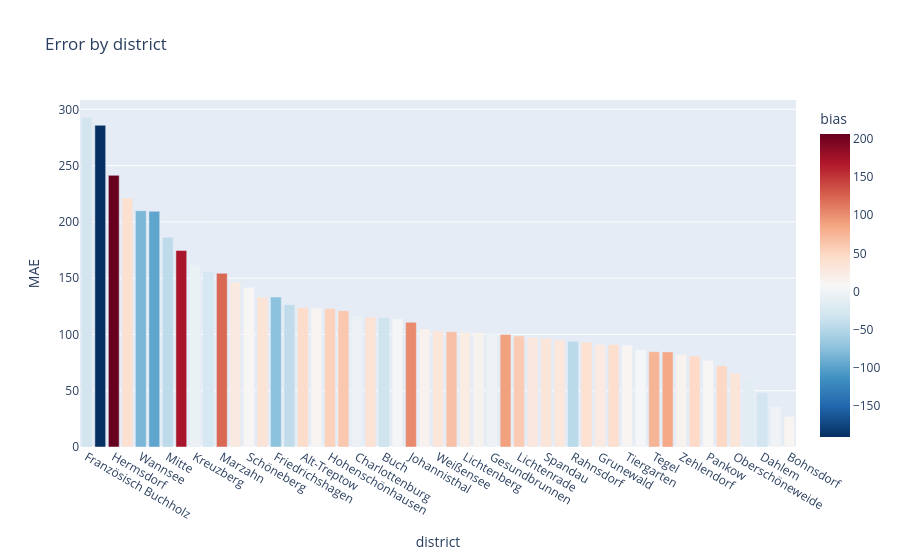
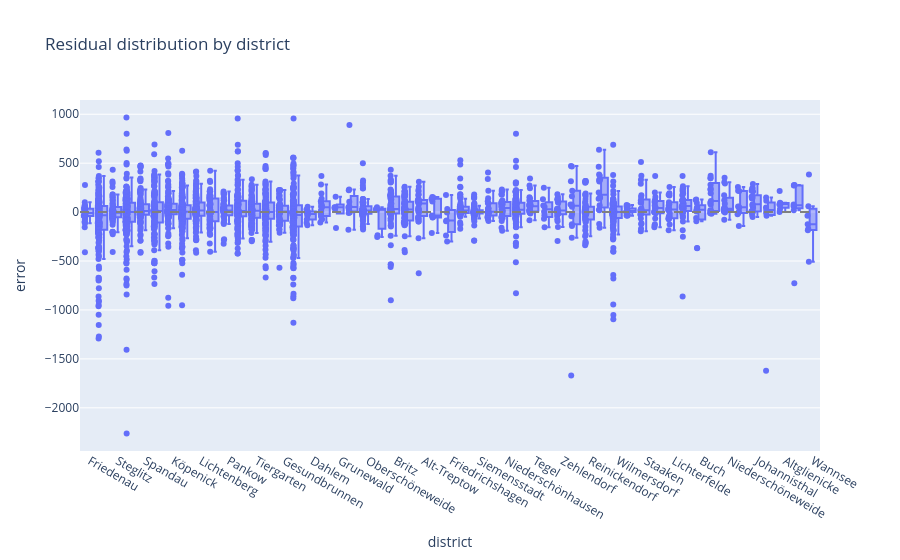

Notebook source saved alongside these figures, in order:
### Markdown cell above
<span style="font-weight:500">
Among the 15 observations with the highest relative errors (errors in percentage), there is no clear pattern among features, but there is a clear pattern among prices. Unlike absolute errors caused by underpredicting very expensive apartments, here the errors are caused by overpredicting very affordable apartments. This clearly suggests a systematic underprediction among the largest errors, rather than simply random errors.
<br />
This is a good sign considering that most of these are very rare cases and it is unlikely to encounter users having these kinds of apartments, making our model even better for inference than currently estimated. 
</span>

### Code cell
def group_metrics(results_df, group_col, min_count=5):
    rows = []
    for g, sub in results_df.groupby(group_col):
        if len(sub) < min_count:
            continue
        rows.append({
            group_col: g, "n": len(sub),
            "MAE": mean_absolute_error(sub["actual"], sub["predicted"]),
            "RMSE": np.sqrt(mean_squared_error(sub["actual"], sub["predicted"])),
            "R2": r2_score(sub["actual"], sub["predicted"]) if len(sub) > 1 else np.nan,
            "bias": sub["error"].mean(),
        })
    return pd.DataFrame(rows).sort_values("MAE", ascending=False)

district_metrics = group_metrics(results_df, "district")
district_metrics.round(1)

px.bar(district_metrics, x="district", y="MAE", color="bias", color_continuous_scale="RdBu_r",
       hover_data=["n", "RMSE", "R2"], title="Error by district").show()

fig_box = px.box(results_df, x="district", y="error", points="all", title="Residual distribution by district")
fig_box.add_hline(y=0, line_dash="dash", line_color="gray")
fig_box.show()

### Figure 1 — Plotly figure (JSON) as saved in the notebook; plotly's stock layout.template omitted (floating-point values rounded to 4 significant figures; data arrays with more than 128 entries replaced by an {"elided": "..."} marker saying what was removed)
{"data": [{"alignmentgroup": "True", "customdata": {"elided": "53x3 float values"}, "hovertemplate": "district=%{x}<br>MAE=%{y}<br>n=%{customdata[0]}<br>RMSE=%{customdata[1]}<br>R2=%{customdata[2]}<br>bias=%{marker.color}<extra></extra>", "legendgroup": "", "marker": {"color": [-29.7, -190.3, 206.2, 39.34, -83.18, -96.47, -44.06, 171.2, -4.782, -25.98, 121.9, 27.35, 9.359, 36.38, -74.12, -42.69, 44.09, 11.98, 54.09, 61.78, -4.502, 37.18, -33.17, 3.465, 102.3, 15.91, 32.46, 67.78, 24.67, 14.8, -1.974, 89.78, 59.6, 29.01, 32.93, 31.25, -45.94, 40.33, 25.91, 42.6, 11.98, 5.601, 75.4, 84.49, 15.4, 47.18, 9.484, 49.55, 32.81, -14.13, -30.73, 0.1635, 12.53], "coloraxis": "coloraxis", "pattern": {"shape": ""}}, "name": "", "offsetgroup": "", "orientation": "v", "showlegend": false, "textposition": "auto", "type": "bar", "x": ["Französisch Buchholz", "Kladow", "Hermsdorf", "Blankenburg", "Wannsee", "Prenzlauer Berg", "Mitte", "Marienfelde", "Kreuzberg", "Friedrichshain", "Marzahn", "Britz", "Schöneberg", "Neukölln", "Friedrichshagen", "Wilmersdorf", "Alt-Treptow", "Wedding", "Hohenschönhausen", "Staaken", "Charlottenburg", "Köpenick", "Buch", "Reinickendorf", "Johannisthal", "Nikolassee", "Weißensee", "Mahlsdorf", "Lichtenberg", "Tempelhof", "Gesundbrunnen", "Niederschöneweide", "Lichtenrade", "Lichterfelde", "Spandau", "Biesdorf", "Rahnsdorf", "Grünau", "Grunewald", "Niederschönhausen", "Tiergarten", "Steglitz", "Tegel", "Altglienicke", "Zehlendorf", "Wittenau", "Pankow", "Hellersdorf", "Oberschöneweide", "Friedenau", "Dahlem", "Siemensstadt", "Bohnsdorf"], "xaxis": "x", "y": [292.9, 285.8, 241.3, 221.3, 209.9, 209.4, 186.3, 174.6, 161.9, 156.0, 154.3, 146.5, 141.8, 133.3, 133.2, 126.5, 124.0, 123.4, 123.0, 121.1, 116.8, 115.6, 114.8, 114.0, 110.8, 104.9, 103.2, 102.4, 102.0, 101.6, 101.0, 100.0, 98.65, 97.53, 96.87, 95.13, 94.02, 93.19, 91.15, 91.14, 90.35, 86.51, 84.72, 84.49, 82.16, 80.79, 77.04, 72.18, 65.55, 60.85, 48.25, 35.69, 27.15], "yaxis": "y"}], "layout": {"barmode": "relative", "coloraxis": {"colorbar": {"title": {"text": "bias"}}, "colorscale": [[0, "rgb(5,48,97)"], [0.1, "rgb(33,102,172)"], [0.2, "rgb(67,147,195)"], [0.3, "rgb(146,197,222)"], [0.4, "rgb(209,229,240)"], [0.5, "rgb(247,247,247)"], [0.6, "rgb(253,219,199)"], [0.7, "rgb(244,165,130)"], [0.8, "rgb(214,96,77)"], [0.9, "rgb(178,24,43)"], [1, "rgb(103,0,31)"]]}, "legend": {"tracegroupgap": 0}, "title": {"text": "Error by district"}, "xaxis": {"anchor": "y", "domain": [0, 1], "title": {"text": "district"}}, "yaxis": {"anchor": "x", "domain": [0, 1], "title": {"text": "MAE"}}}}

### Figure 2 — Plotly figure (JSON) as saved in the notebook; plotly's stock layout.template omitted (floating-point values rounded to 4 significant figures; data arrays with more than 128 entries replaced by an {"elided": "..."} marker saying what was removed)
{"data": [{"alignmentgroup": "True", "boxpoints": "all", "hovertemplate": "district=%{x}<br>error=%{y}<extra></extra>", "legendgroup": "", "marker": {"color": "#636efa"}, "name": "", "notched": false, "offsetgroup": "", "orientation": "v", "showlegend": false, "type": "box", "x": {"elided": "3118 str values"}, "x0": " ", "xaxis": "x", "y": {"elided": "3118 float values"}, "y0": " ", "yaxis": "y"}], "layout": {"boxmode": "group", "legend": {"tracegroupgap": 0}, "shapes": [{"line": {"color": "gray", "dash": "dash"}, "type": "line", "x0": 0, "x1": 1, "xref": "x domain", "y0": 0, "y1": 0, "yref": "y"}], "title": {"text": "Residual distribution by district"}, "xaxis": {"anchor": "y", "domain": [0, 1], "title": {"text": "district"}}, "yaxis": {"anchor": "x", "domain": [0, 1], "title": {"text": "error"}}}}
